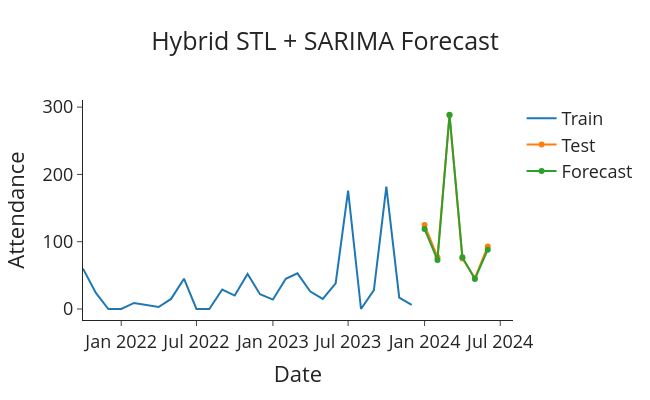

This figure's notebook cell:
### Code cell
# Plot the final forecasts
plot_forecasts(final_forecasts, 'Hybrid STL + SARIMA Forecast')

### Figure 1 — Plotly figure (JSON) as saved in the notebook; plotly's stock layout.template omitted (floating-point values rounded to 4 significant figures)
{"data": [{"name": "Train", "type": "scatter", "x": ["2021-10-01T00:00:00", "2021-11-01T00:00:00", "2021-12-01T00:00:00", "2022-01-01T00:00:00", "2022-02-01T00:00:00", "2022-03-01T00:00:00", "2022-04-01T00:00:00", "2022-05-01T00:00:00", "2022-06-01T00:00:00", "2022-07-01T00:00:00", "2022-08-01T00:00:00", "2022-09-01T00:00:00", "2022-10-01T00:00:00", "2022-11-01T00:00:00", "2022-12-01T00:00:00", "2023-01-01T00:00:00", "2023-02-01T00:00:00", "2023-03-01T00:00:00", "2023-04-01T00:00:00", "2023-05-01T00:00:00", "2023-06-01T00:00:00", "2023-07-01T00:00:00", "2023-08-01T00:00:00", "2023-09-01T00:00:00", "2023-10-01T00:00:00", "2023-11-01T00:00:00", "2023-12-01T00:00:00"], "y": [60, 24, 0, 0, 9, 6, 3, 15, 45, 0, 0, 29, 20, 52, 22, 14, 45, 53, 26, 15, 38, 176, 0, 28, 182, 17, 6]}, {"name": "Test", "type": "scatter", "x": ["2024-01-01T00:00:00", "2024-02-01T00:00:00", "2024-03-01T00:00:00", "2024-04-01T00:00:00", "2024-05-01T00:00:00", "2024-06-01T00:00:00"], "y": [125, 77, 288, 75, 46, 93]}, {"name": "Forecast", "type": "scatter", "x": ["2024-01-01T00:00:00", "2024-02-01T00:00:00", "2024-03-01T00:00:00", "2024-04-01T00:00:00", "2024-05-01T00:00:00", "2024-06-01T00:00:00"], "y": [118.8, 73.0, 288.7, 76.99, 44.48, 88.15]}], "layout": {"font": {"size": 18}, "height": 400, "title": {"text": "Hybrid STL + SARIMA Forecast", "x": 0.5}, "width": 650, "xaxis": {"autorange": true, "range": ["2021-10-01", "2024-07-31 22:39:19.5115"], "title": {"text": "Date"}, "type": "date"}, "yaxis": {"autorange": true, "range": [-16.4, 311.7], "title": {"text": "Attendance"}, "type": "linear"}}}
